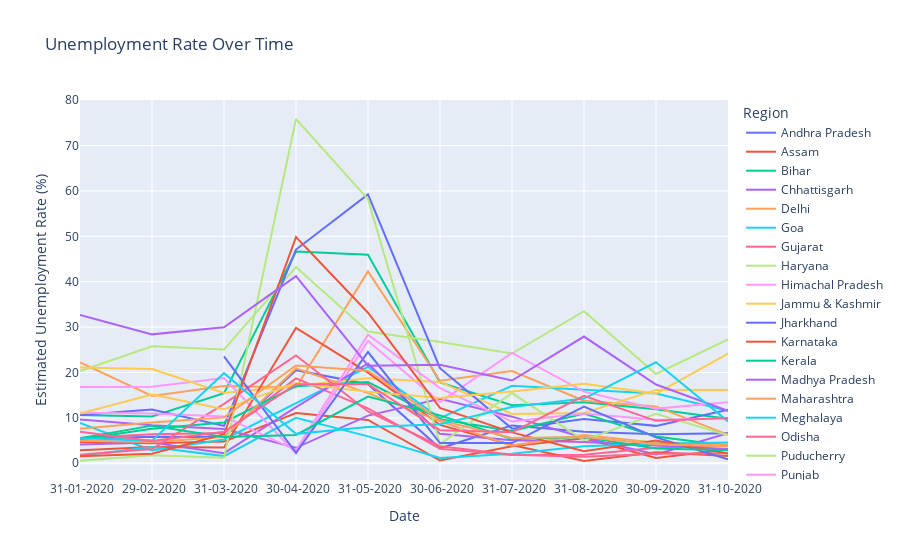

The notebook cell this image was saved under:
### Markdown cell above
## Time Series Line Plot for Unemployment Rate by Region

### Code cell
line_plot = px.line(df1, x='Date', y='Estimated Unemployment Rate (%)', color='Region',
                    title='Unemployment Rate Over Time', template='plotly')
line_plot.show()

### Figure 1 — Plotly figure (JSON) as saved in the notebook; plotly's stock layout.template omitted (floating-point values rounded to 4 significant figures)
{"data": [{"hovertemplate": "Region=Andhra Pradesh<br>Date=%{x}<br>Estimated Unemployment Rate (%)=%{y}<extra></extra>", "legendgroup": "Andhra Pradesh", "line": {"color": "#636efa", "dash": "solid"}, "marker": {"symbol": "circle"}, "mode": "lines", "name": "Andhra Pradesh", "orientation": "v", "showlegend": true, "type": "scatter", "x": [" 31-01-2020", " 29-02-2020", " 31-03-2020", " 30-04-2020", " 31-05-2020", " 30-06-2020", " 31-07-2020", " 31-08-2020", " 30-09-2020", " 31-10-2020"], "xaxis": "x", "y": [5.48, 5.83, 5.79, 20.51, 17.43, 3.31, 8.34, 6.96, 6.4, 6.59], "yaxis": "y"}, {"hovertemplate": "Region=Assam<br>Date=%{x}<br>Estimated Unemployment Rate (%)=%{y}<extra></extra>", "legendgroup": "Assam", "line": {"color": "#EF553B", "dash": "solid"}, "marker": {"symbol": "circle"}, "mode": "lines", "name": "Assam", "orientation": "v", "showlegend": true, "type": "scatter", "x": [" 31-01-2020", " 29-02-2020", " 31-03-2020", " 30-04-2020", " 31-05-2020", " 30-06-2020", " 31-07-2020", " 31-08-2020", " 30-09-2020", " 31-10-2020"], "xaxis": "x", "y": [4.66, 4.41, 4.77, 11.06, 9.55, 0.6, 3.77, 5.53, 1.19, 3.02], "yaxis": "y"}, {"hovertemplate": "Region=Bihar<br>Date=%{x}<br>Estimated Unemployment Rate (%)=%{y}<extra></extra>", "legendgroup": "Bihar", "line": {"color": "#00cc96", "dash": "solid"}, "marker": {"symbol": "circle"}, "mode": "lines", "name": "Bihar", "orientation": "v", "showlegend": true, "type": "scatter", "x": [" 31-01-2020", " 29-02-2020", " 31-03-2020", " 30-04-2020", " 31-05-2020", " 30-06-2020", " 31-07-2020", " 31-08-2020", " 30-09-2020", " 31-10-2020"], "xaxis": "x", "y": [10.61, 10.29, 15.43, 46.64, 45.96, 17.82, 12.79, 13.44, 11.91, 9.82], "yaxis": "y"}, {"hovertemplate": "Region=Chhattisgarh<br>Date=%{x}<br>Estimated Unemployment Rate (%)=%{y}<extra></extra>", "legendgroup": "Chhattisgarh", "line": {"color": "#ab63fa", "dash": "solid"}, "marker": {"symbol": "circle"}, "mode": "lines", "name": "Chhattisgarh", "orientation": "v", "showlegend": true, "type": "scatter", "x": [" 31-01-2020", " 29-02-2020", " 31-03-2020", " 30-04-2020", " 31-05-2020", " 30-06-2020", " 31-07-2020", " 31-08-2020", " 30-09-2020", " 31-10-2020"], "xaxis": "x", "y": [9.65, 8.38, 7.54, 3.41, 10.5, 14.23, 10.27, 5.63, 1.96, 6.62], "yaxis": "y"}, {"hovertemplate": "Region=Delhi<br>Date=%{x}<br>Estimated Unemployment Rate (%)=%{y}<extra></extra>", "legendgroup": "Delhi", "line": {"color": "#FFA15A", "dash": "solid"}, "marker": {"symbol": "circle"}, "mode": "lines", "name": "Delhi", "orientation": "v", "showlegend": true, "type": "scatter", "x": [" 31-01-2020", " 29-02-2020", " 31-03-2020", " 30-04-2020", " 31-05-2020", " 30-06-2020", " 31-07-2020", " 31-08-2020", " 30-09-2020", " 31-10-2020"], "xaxis": "x", "y": [22.23, 14.84, 17.04, 16.68, 42.27, 18.19, 20.3, 13.79, 12.53, 6.27], "yaxis": "y"}, {"hovertemplate": "Region=Goa<br>Date=%{x}<br>Estimated Unemployment Rate (%)=%{y}<extra></extra>", "legendgroup": "Goa", "line": {"color": "#19d3f3", "dash": "solid"}, "marker": {"symbol": "circle"}, "mode": "lines", "name": "Goa", "orientation": "v", "showlegend": true, "type": "scatter", "x": [" 31-01-2020", " 29-02-2020", " 31-03-2020", " 30-04-2020", " 31-05-2020", " 30-06-2020", " 31-07-2020", " 31-08-2020", " 30-09-2020", " 31-10-2020"], "xaxis": "x", "y": [8.89, 2.81, 5.25, 13.31, 21.25, 9.96, 17.07, 16.21, 15.38, 11.54], "yaxis": "y"}, {"hovertemplate": "Region=Gujarat<br>Date=%{x}<br>Estimated Unemployment Rate (%)=%{y}<extra></extra>", "legendgroup": "Gujarat", "line": {"color": "#FF6692", "dash": "solid"}, "marker": {"symbol": "circle"}, "mode": "lines", "name": "Gujarat", "orientation": "v", "showlegend": true, "type": "scatter", "x": [" 31-01-2020", " 29-02-2020", " 31-03-2020", " 30-04-2020", " 31-05-2020", " 30-06-2020", " 31-07-2020", " 31-08-2020", " 30-09-2020", " 31-10-2020"], "xaxis": "x", "y": [5.54, 6.38, 6.66, 18.71, 12.11, 3.2, 1.84, 1.87, 3.42, 4.03], "yaxis": "y"}, {"hovertemplate": "Region=Haryana<br>Date=%{x}<br>Estimated Unemployment Rate (%)=%{y}<extra></extra>", "legendgroup": "Haryana", "line": {"color": "#B6E880", "dash": "solid"}, "marker": {"symbol": "circle"}, "mode": "lines", "name": "Haryana", "orientation": "v", "showlegend": true, "type": "scatter", "x": [" 31-01-2020", " 29-02-2020", " 31-03-2020", " 30-04-2020", " 31-05-2020", " 30-06-2020", " 31-07-2020", " 31-08-2020", " 30-09-2020", " 31-10-2020"], "xaxis": "x", "y": [20.34, 25.77, 25.05, 43.22, 29.02, 26.7, 24.18, 33.5, 19.68, 27.31], "yaxis": "y"}, {"hovertemplate": "Region=Himachal Pradesh<br>Date=%{x}<br>Estimated Unemployment Rate (%)=%{y}<extra></extra>", "legendgroup": "Himachal Pradesh", "line": {"color": "#FF97FF", "dash": "solid"}, "marker": {"symbol": "circle"}, "mode": "lines", "name": "Himachal Pradesh", "orientation": "v", "showlegend": true, "type": "scatter", "x": [" 31-01-2020", " 29-02-2020", " 31-03-2020", " 30-04-2020", " 31-05-2020", " 30-06-2020", " 31-07-2020", " 31-08-2020", " 30-09-2020", " 31-10-2020"], "xaxis": "x", "y": [16.83, 16.84, 18.76, 2.2, 26.95, 13.47, 24.31, 15.79, 12.04, 13.46], "yaxis": "y"}, {"hovertemplate": "Region=Jammu & Kashmir<br>Date=%{x}<br>Estimated Unemployment Rate (%)=%{y}<extra></extra>", "legendgroup": "Jammu & Kashmir", "line": {"color": "#FECB52", "dash": "solid"}, "marker": {"symbol": "circle"}, "mode": "lines", "name": "Jammu & Kashmir", "orientation": "v", "showlegend": true, "type": "scatter", "x": [" 31-01-2020", " 29-02-2020", " 31-03-2020", " 31-05-2020", " 30-06-2020", " 31-07-2020", " 31-08-2020", " 30-09-2020", " 31-10-2020"], "xaxis": "x", "y": [21.08, 20.78, 15.5, 18.74, 17.92, 10.88, 11.09, 16.17, 16.14], "yaxis": "y"}, {"hovertemplate": "Region=Jharkhand<br>Date=%{x}<br>Estimated Unemployment Rate (%)=%{y}<extra></extra>", "legendgroup": "Jharkhand", "line": {"color": "#636efa", "dash": "solid"}, "marker": {"symbol": "circle"}, "mode": "lines", "name": "Jharkhand", "orientation": "v", "showlegend": true, "type": "scatter", "x": [" 31-01-2020", " 29-02-2020", " 31-03-2020", " 30-04-2020", " 31-05-2020", " 30-06-2020", " 31-07-2020", " 31-08-2020", " 30-09-2020", " 31-10-2020"], "xaxis": "x", "y": [10.61, 11.85, 8.23, 47.09, 59.23, 20.95, 7.63, 9.76, 8.24, 11.8], "yaxis": "y"}, {"hovertemplate": "Region=Karnataka<br>Date=%{x}<br>Estimated Unemployment Rate (%)=%{y}<extra></extra>", "legendgroup": "Karnataka", "line": {"color": "#EF553B", "dash": "solid"}, "marker": {"symbol": "circle"}, "mode": "lines", "name": "Karnataka", "orientation": "v", "showlegend": true, "type": "scatter", "x": [" 31-01-2020", " 29-02-2020", " 31-03-2020", " 30-04-2020", " 31-05-2020", " 30-06-2020", " 31-07-2020", " 31-08-2020", " 30-09-2020", " 31-10-2020"], "xaxis": "x", "y": [2.86, 3.61, 3.46, 29.84, 19.97, 8.44, 4.01, 0.5, 2.41, 1.58], "yaxis": "y"}, {"hovertemplate": "Region=Kerala<br>Date=%{x}<br>Estimated Unemployment Rate (%)=%{y}<extra></extra>", "legendgroup": "Kerala", "line": {"color": "#00cc96", "dash": "solid"}, "marker": {"symbol": "circle"}, "mode": "lines", "name": "Kerala", "orientation": "v", "showlegend": true, "type": "scatter", "x": [" 31-01-2020", " 29-02-2020", " 31-03-2020", " 30-04-2020", " 31-05-2020", " 30-06-2020", " 31-07-2020", " 31-08-2020", " 30-09-2020", " 31-10-2020"], "xaxis": "x", "y": [5.31, 7.6, 8.99, 16.99, 17.88, 9.71, 7.09, 10.98, 5.91, 3.88], "yaxis": "y"}, {"hovertemplate": "Region=Madhya Pradesh<br>Date=%{x}<br>Estimated Unemployment Rate (%)=%{y}<extra></extra>", "legendgroup": "Madhya Pradesh", "line": {"color": "#ab63fa", "dash": "solid"}, "marker": {"symbol": "circle"}, "mode": "lines", "name": "Madhya Pradesh", "orientation": "v", "showlegend": true, "type": "scatter", "x": [" 31-01-2020", " 29-02-2020", " 31-03-2020", " 30-04-2020", " 31-05-2020", " 30-06-2020", " 31-07-2020", " 31-08-2020", " 30-09-2020", " 31-10-2020"], "xaxis": "x", "y": [4.11, 4.57, 2.22, 12.36, 21.98, 6.48, 5.08, 4.7, 3.91, 3.13], "yaxis": "y"}, {"hovertemplate": "Region=Maharashtra<br>Date=%{x}<br>Estimated Unemployment Rate (%)=%{y}<extra></extra>", "legendgroup": "Maharashtra", "line": {"color": "#FFA15A", "dash": "solid"}, "marker": {"symbol": "circle"}, "mode": "lines", "name": "Maharashtra", "orientation": "v", "showlegend": true, "type": "scatter", "x": [" 31-01-2020", " 29-02-2020", " 31-03-2020", " 30-04-2020", " 31-05-2020", " 30-06-2020", " 31-07-2020", " 31-08-2020", " 30-09-2020", " 31-10-2020"], "xaxis": "x", "y": [4.95, 4.69, 5.79, 20.9, 15.46, 9.23, 3.89, 6.23, 4.55, 4.1], "yaxis": "y"}, {"hovertemplate": "Region=Meghalaya<br>Date=%{x}<br>Estimated Unemployment Rate (%)=%{y}<extra></extra>", "legendgroup": "Meghalaya", "line": {"color": "#19d3f3", "dash": "solid"}, "marker": {"symbol": "circle"}, "mode": "lines", "name": "Meghalaya", "orientation": "v", "showlegend": true, "type": "scatter", "x": [" 31-01-2020", " 29-02-2020", " 31-03-2020", " 30-04-2020", " 31-05-2020", " 30-06-2020", " 31-07-2020", " 31-08-2020", " 30-09-2020", " 31-10-2020"], "xaxis": "x", "y": [1.66, 3.59, 1.58, 10.03, 5.92, 1.15, 2.1, 3.74, 4.29, 4.6], "yaxis": "y"}, {"hovertemplate": "Region=Odisha<br>Date=%{x}<br>Estimated Unemployment Rate (%)=%{y}<extra></extra>", "legendgroup": "Odisha", "line": {"color": "#FF6692", "dash": "solid"}, "marker": {"symbol": "circle"}, "mode": "lines", "name": "Odisha", "orientation": "v", "showlegend": true, "type": "scatter", "x": [" 31-01-2020", " 29-02-2020", " 31-03-2020", " 30-04-2020", " 31-05-2020", " 30-06-2020", " 31-07-2020", " 31-08-2020", " 30-09-2020", " 31-10-2020"], "xaxis": "x", "y": [1.9, 3.12, 13.08, 23.76, 11.41, 3.77, 1.88, 1.42, 2.1, 2.18], "yaxis": "y"}, {"hovertemplate": "Region=Puducherry<br>Date=%{x}<br>Estimated Unemployment Rate (%)=%{y}<extra></extra>", "legendgroup": "Puducherry", "line": {"color": "#B6E880", "dash": "solid"}, "marker": {"symbol": "circle"}, "mode": "lines", "name": "Puducherry", "orientation": "v", "showlegend": true, "type": "scatter", "x": [" 31-01-2020", " 29-02-2020", " 31-03-2020", " 30-04-2020", " 31-05-2020", " 30-06-2020", " 31-07-2020", " 31-08-2020", " 30-09-2020", " 31-10-2020"], "xaxis": "x", "y": [0.58, 1.76, 1.2, 75.85, 58.19, 4.24, 15.47, 5.05, 10.9, 6.18], "yaxis": "y"}, {"hovertemplate": "Region=Punjab<br>Date=%{x}<br>Estimated Unemployment Rate (%)=%{y}<extra></extra>", "legendgroup": "Punjab", "line": {"color": "#FF97FF", "dash": "solid"}, "marker": {"symbol": "circle"}, "mode": "lines", "name": "Punjab", "orientation": "v", "showlegend": true, "type": "scatter", "x": [" 31-01-2020", " 29-02-2020", " 31-03-2020", " 30-04-2020", " 31-05-2020", " 30-06-2020", " 31-07-2020", " 31-08-2020", " 30-09-2020", " 31-10-2020"], "xaxis": "x", "y": [11.11, 10.97, 10.32, 2.86, 28.33, 16.55, 9.19, 10.99, 9.61, 9.88], "yaxis": "y"}, {"hovertemplate": "Region=Rajasthan<br>Date=%{x}<br>Estimated Unemployment Rate (%)=%{y}<extra></extra>", "legendgroup": "Rajasthan", "line": {"color": "#FECB52", "dash": "solid"}, "marker": {"symbol": "circle"}, "mode": "lines", "name": "Rajasthan", "orientation": "v", "showlegend": true, "type": "scatter", "x": [" 31-01-2020", " 29-02-2020", " 31-03-2020", " 30-04-2020", " 31-05-2020", " 30-06-2020", " 31-07-2020", " 31-08-2020", " 30-09-2020", " 31-10-2020"], "xaxis": "x", "y": [10.97, 15.16, 11.9, 17.7, 15.74, 14.39, 15.81, 17.51, 15.35, 24.15], "yaxis": "y"}, {"hovertemplate": "Region=Sikkim<br>Date=%{x}<br>Estimated Unemployment Rate (%)=%{y}<extra></extra>", "legendgroup": "Sikkim", "line": {"color": "#636efa", "dash": "solid"}, "marker": {"symbol": "circle"}, "mode": "lines", "name": "Sikkim", "orientation": "v", "showlegend": true, "type": "scatter", "x": [" 31-03-2020", " 30-04-2020", " 31-05-2020", " 30-06-2020", " 31-07-2020", " 31-08-2020", " 30-09-2020", " 31-10-2020"], "xaxis": "x", "y": [23.57, 2.28, 24.51, 4.46, 4.45, 12.49, 5.7, 0.88], "yaxis": "y"}, {"hovertemplate": "Region=Tamil Nadu<br>Date=%{x}<br>Estimated Unemployment Rate (%)=%{y}<extra></extra>", "legendgroup": "Tamil Nadu", "line": {"color": "#EF553B", "dash": "solid"}, "marker": {"symbol": "circle"}, "mode": "lines", "name": "Tamil Nadu", "orientation": "v", "showlegend": true, "type": "scatter", "x": [" 31-01-2020", " 29-02-2020", " 31-03-2020", " 30-04-2020", " 31-05-2020", " 30-06-2020", " 31-07-2020", " 31-08-2020", " 30-09-2020", " 31-10-2020"], "xaxis": "x", "y": [1.57, 2.09, 6.4, 49.83, 33.16, 12.2, 6.81, 2.65, 5, 2.16], "yaxis": "y"}, {"hovertemplate": "Region=Telangana<br>Date=%{x}<br>Estimated Unemployment Rate (%)=%{y}<extra></extra>", "legendgroup": "Telangana", "line": {"color": "#00cc96", "dash": "solid"}, "marker": {"symbol": "circle"}, "mode": "lines", "name": "Telangana", "orientation": "v", "showlegend": true, "type": "scatter", "x": [" 31-01-2020", " 29-02-2020", " 31-03-2020", " 30-04-2020", " 31-05-2020", " 30-06-2020", " 31-07-2020", " 31-08-2020", " 30-09-2020", " 31-10-2020"], "xaxis": "x", "y": [5.49, 8.29, 5.77, 6.25, 14.7, 10.55, 5.36, 5.79, 3.27, 2.86], "yaxis": "y"}, {"hovertemplate": "Region=Tripura<br>Date=%{x}<br>Estimated Unemployment Rate (%)=%{y}<extra></extra>", "legendgroup": "Tripura", "line": {"color": "#ab63fa", "dash": "solid"}, "marker": {"symbol": "circle"}, "mode": "lines", "name": "Tripura", "orientation": "v", "showlegend": true, "type": "scatter", "x": [" 31-01-2020", " 29-02-2020", " 31-03-2020", " 30-04-2020", " 31-05-2020", " 30-06-2020", " 31-07-2020", " 31-08-2020", " 30-09-2020", " 31-10-2020"], "xaxis": "x", "y": [32.67, 28.4, 29.95, 41.23, 21.51, 21.71, 18.24, 27.92, 17.35, 11.57], "yaxis": "y"}, {"hovertemplate": "Region=Uttar Pradesh<br>Date=%{x}<br>Estimated Unemployment Rate (%)=%{y}<extra></extra>", "legendgroup": "Uttar Pradesh", "line": {"color": "#FFA15A", "dash": "solid"}, "marker": {"symbol": "circle"}, "mode": "lines", "name": "Uttar Pradesh", "orientation": "v", "showlegend": true, "type": "scatter", "x": [" 31-01-2020", " 29-02-2020", " 31-03-2020", " 30-04-2020", " 31-05-2020", " 30-06-2020", " 31-07-2020", " 31-08-2020", " 30-09-2020", " 31-10-2020"], "xaxis": "x", "y": [7.58, 8.98, 10.11, 21.54, 20.41, 9.47, 5.56, 5.79, 4.18, 3.75], "yaxis": "y"}, {"hovertemplate": "Region=Uttarakhand<br>Date=%{x}<br>Estimated Unemployment Rate (%)=%{y}<extra></extra>", "legendgroup": "Uttarakhand", "line": {"color": "#19d3f3", "dash": "solid"}, "marker": {"symbol": "circle"}, "mode": "lines", "name": "Uttarakhand", "orientation": "v", "showlegend": true, "type": "scatter", "x": [" 31-01-2020", " 29-02-2020", " 31-03-2020", " 30-04-2020", " 31-05-2020", " 30-06-2020", " 31-07-2020", " 31-08-2020", " 30-09-2020", " 31-10-2020"], "xaxis": "x", "y": [5.49, 4.99, 19.85, 6.48, 8.01, 8.61, 12.38, 14.26, 22.26, 9.23], "yaxis": "y"}, {"hovertemplate": "Region=West Bengal<br>Date=%{x}<br>Estimated Unemployment Rate (%)=%{y}<extra></extra>", "legendgroup": "West Bengal", "line": {"color": "#FF6692", "dash": "solid"}, "marker": {"symbol": "circle"}, "mode": "lines", "name": "West Bengal", "orientation": "v", "showlegend": true, "type": "scatter", "x": [" 31-01-2020", " 29-02-2020", " 31-03-2020", " 30-04-2020", " 31-05-2020", " 30-06-2020", " 31-07-2020", " 31-08-2020", " 30-09-2020", " 31-10-2020"], "xaxis": "x", "y": [6.94, 4.92, 6.92, 17.41, 17.41, 7.29, 6.83, 14.87, 9.35, 9.98], "yaxis": "y"}], "layout": {"legend": {"title": {"text": "Region"}, "tracegroupgap": 0}, "title": {"text": "Unemployment Rate Over Time"}, "xaxis": {"anchor": "y", "domain": [0, 1], "title": {"text": "Date"}}, "yaxis": {"anchor": "x", "domain": [0, 1], "title": {"text": "Estimated Unemployment Rate (%)"}}}}
